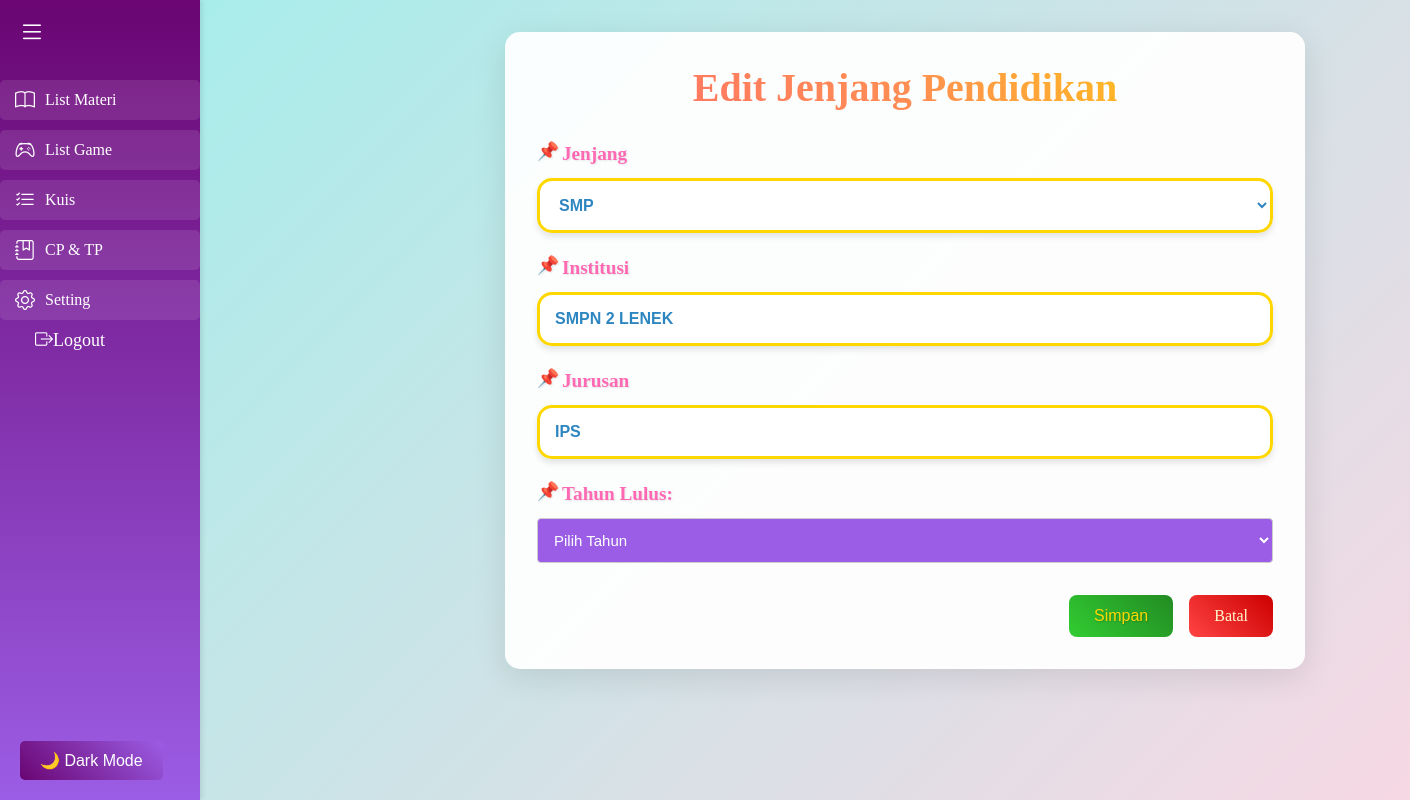
The page /admin/seting/edit_jenjang.php?id=9 (signed in) on the database its author committed.
### tables this page shows
CREATE TABLE `jenjang_pendidikan` (
  `id_jenjang` int(11) NOT NULL,
  `id_guru` int(11) NOT NULL,
  `jenjang` varchar(50) NOT NULL,
  `institusi` varchar(100) NOT NULL,
  `jurusan` varchar(100) NOT NULL,
  `tahun_lulus` year(4) NOT NULL,
  `nim` varchar(20) DEFAULT NULL
);

### admin/seting/edit_jenjang.php (the view, shortened to what this page needs)
<?php
require '../../includes/db.php';
$id_jenjang = $_GET['id'];
$sql = "SELECT * FROM jenjang_pendidikan WHERE id_jenjang = :id";
$stmt = $pdo->prepare($sql);
$stmt->execute(['id' => $id_jenjang]);
$jenjang = $stmt->fetch(PDO::FETCH_ASSOC);
?>
<?php include_once('../components/header.php'); ?>
<?php include_once('../components/nav.php'); ?>
<main class="content">
    <div class="content-container">
        <h1 class="content-title">Edit Jenjang Pendidikan</h1>
        <form action="" method="POST" class="form">
            <div class="form-group">
                <label class="form-label">Jenjang</label>
                <select name="jenjang" id="jenjang" class="form-input" required onchange="toggleNIM()">
                    <option value="SMP" <?= ($jenjang['jenjang'] == 'SMP') ? 'selected' : '' ?>>SMP</option>
                </select>
            </div>
            <div class="form-group">
                <label class="form-label">Institusi</label>
                <input type="text" name="institusi" class="form-input" value="<?php echo htmlspecialchars($jenjang['institusi']); ?>" required>
            </div>
            <div class="form-group">
                <label class="form-label">Jurusan</label>
                <input type="text" name="jurusan" class="form-input" value="<?php echo htmlspecialchars($jenjang['jurusan']); ?>" required>
            </div>
            <div class="form-group">
    <label class="form-label">Tahun Lulus:</label>
    <select name="tahun_lulus" class="form-select" required>
        <option value="">Pilih Tahun</option>
    </select>
</div>
            <div class="form-actions">
                <button type="submit" class="form-button form-button-submit">Simpan</button>
                <a href="list_jenjang.php" class="form-button form-button-cancel">Batal</a>
            </div>
        </form>
    </div>
</main>
<?php include_once('../components/footer.php'); ?>

### assets/css/admin.css (style rules this page uses)
:root { --sidebar-bg: #6A0572; --sidebar-text: #ffffff; --sidebar-hover: #9B5DE5; --content-bg: #F15BB5; --content-text: #ffffff; --card-bg: #9f4eaf; --primary: #155724; --secondery: #f13b2a; --card-shadow: 0 4px 8px rgba(0, 0, 0, 0.3); }
* { padding: 0; margin: 0; box-sizing: border-box; }
.content { margin-left: 200px; padding: 20px; width: 100%; background-color: var(--content-bg); color: var(--content-text); min-height: 100vh; }
.content-title { font-size: 1.5rem; margin-bottom: 1.25rem; color: var(--content-text); text-align: center; }
.form-group { display: flex; flex-direction: column; gap: 0.3125rem; }
.form-label { font-size: 1rem; color: var(--content-text); }
.form-input, .form-textarea, .form-select, .form-file { padding: 0.625rem; border: 1px solid #ccc; border-radius: 0.25rem; font-size: 0.875rem; background-color: var(--sidebar-hover); color: var(--content-text); }
.form-actions { display: flex; gap: 0.625rem; margin-top: 1.25rem; }
.form-button { padding: 0.625rem 1.25rem; border: none; border-radius: 0.25rem; font-size: 1rem; cursor: pointer; transition: background-color 0.3s ease; }
.form-button-submit { background-color: var(--primary); color: var(--sidebar-text); }
.form-button-cancel { background-color: var(--secondery); color: #fff; }
.content-container { padding: 1.25rem; max-width: auto; }
@media (min-width: 64.0625rem) { .content-title { font-size: 1.5rem; } }
@media (min-width: 64.0625rem) { .form-label { font-size: 1rem; } }
@media (min-width: 64.0625rem) { .form-input, .form-textarea, .form-select, .form-file { padding: 0.75rem; font-size: 0.9375rem; } }
@media (min-width: 64.0625rem) { .form-actions { gap: 1rem; } }
@media (min-width: 64.0625rem) { .form-button { padding: 0.75rem 1.5rem; font-size: 1rem; } }
.content { background: linear-gradient(135deg, #a8edea 0%, #fed6e3 100%); min-height: 100vh; padding: 2rem; }
.content-container { max-width: 800px; margin: 0 auto; background: rgba(255, 255, 255, 0.95); padding: 2rem; border-radius: 15px; box-shadow: 0 8px 32px rgba(0, 0, 0, 0.1); }
.content-title { color: #2c3e50; font-size: 2.5rem; text-align: center; margin-bottom: 2rem; position: relative; animation: float 3s ease-in-out infinite; }
.form-group { margin-bottom: 1.5rem; position: relative; }
.form-label { display: block; margin-bottom: 0.5rem; color: #2c3e50; font-size: 1.1rem; font-weight: 600; }
.form-input, .form-textarea, .form-file { width: 100%; padding: 12px 15px; border: 2px solid #a8edea; border-radius: 10px; font-size: 1rem; transition: all 0.3s ease; background: #f8f9fa; }
.form-actions { display: flex; gap: 1rem; margin-top: 2rem; justify-content: flex-end; }
.form-button { padding: 12px 25px; border: none; border-radius: 8px; font-size: 1rem; cursor: pointer; transition: all 0.3s ease; display: inline-flex; align-items: center; gap: 8px; }
.form-button-submit { background: linear-gradient(45deg, #2ecc71, #27ae60); color: white; }
.form-button-cancel { background: linear-gradient(45deg, #e74c3c, #c0392b); color: white; text-decoration: none; }
.content-title { background: linear-gradient(45deg, #FF6B6B, #FF8E53, #FFD700); -webkit-background-clip: text; background-clip: text; color: transparent; animation: rainbow 5s ease infinite; }
.form-label { color: #FF69B4; text-shadow: 1px 1px 2px rgba(0,0,0,0.1); font-size: 1.2rem; position: relative; padding-left: 25px; }
.form-label::before { content: "📌"; position: absolute; left: 0; top: -2px; font-size: 1.1rem; animation: bounce 1s infinite; }
.form-input, .form-textarea { color: #2E86C1; font-weight: 600; border: 3px solid #FFD700; }
.form-input::placeholder { color: #FFA07A; opacity: 0.8; }
.form-input, .form-textarea, .form-file { background: rgba(255, 255, 255, 0.9); border: 3px solid #FFD700; border-radius: 15px; padding: 15px; transition: all 0.3s ease; box-shadow: 0 4px 6px rgba(0,0,0,0.1); }
.form-group::after { content: ""; position: absolute; bottom: -10px; left: 5%; width: 90%; height: 10px; background: rgba(255,215,0,0.3); border-radius: 50%; filter: blur(5px); z-index: -1; }
.form-button-submit { background: linear-gradient(45deg, #32CD32, #228B22); color: #FFD700 !important; text-shadow: 1px 1px 2px rgba(0,0,0,0.2); }
.form-button-cancel { background: linear-gradient(45deg, #FF4444, #CC0000); color: #FFFACD !important; }

### rows shown on the page
jenjang_pendidikan: jenjang "SMP", institusi "SMPN 2 LENEK", jurusan "IPS"
